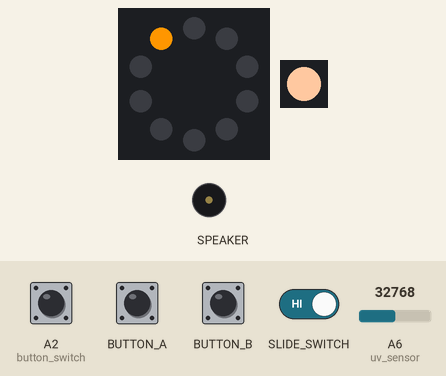
A program run on a simulated Circuit Playground running CircuitPython. Parts: the board's ring of 10 RGB LEDs (number 0 left of the top, counting anticlockwise), 1 RGB LEDs in strip order, left to right, buzzer (waves = sounding). The test bench sets the inputs (shaded band); at power-on: A2 (button_switch) HIGH, A6 (uv_sensor) = 32768 (analog values on the 0–65535 scale). Dim RGB values are drawn brighter than linear; audio playback is drawn as a buzzer.

Above: at 5.7 s.
5.8 s: A2 (button_switch) pulled LOW for 0.15 s
At 6.8 s:
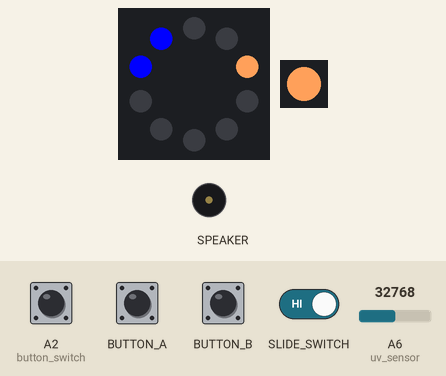
9.0 s: button A pressed for 0.15 s
At 10.7 s:
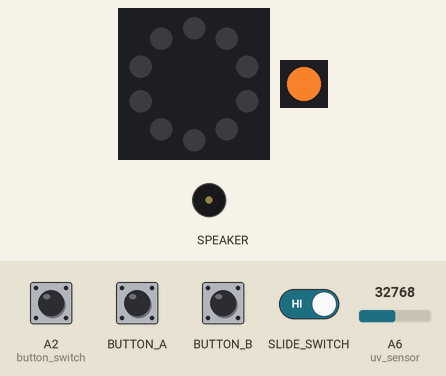
11.6 s: A2 (button_switch) pulled LOW for 1 s
At 12.0 s:
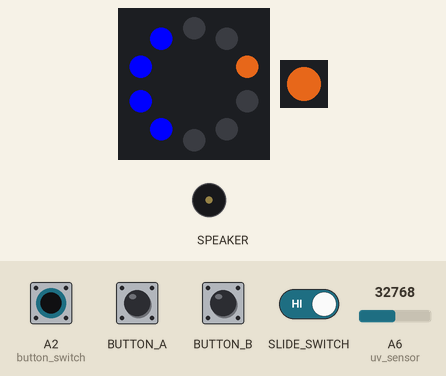
15.6 s: button A pressed for 1 s
At 16.1 s:
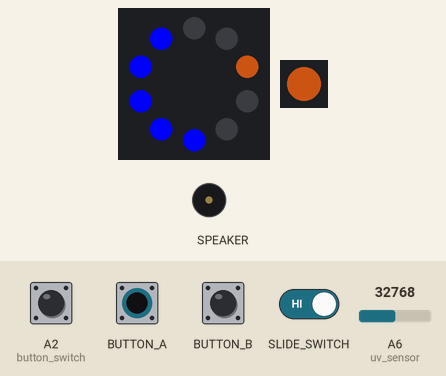
18.3 s: slide switch moved to the right
19.8 s: button B pressed for 1 s
At 20.24 s:
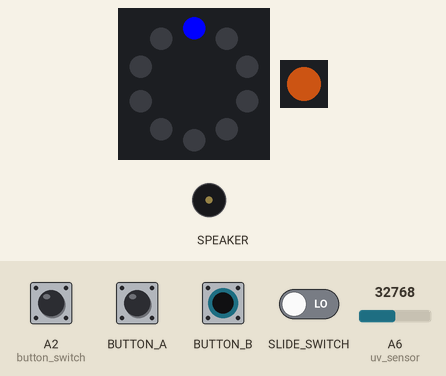
Timing chart, 0 to 22.8 s (numbered marks = the images above; inputs shaded):
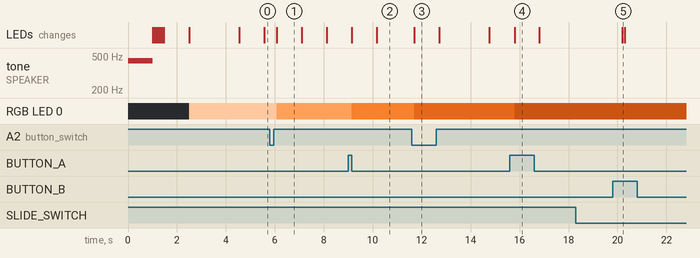

The program:

code.py
```python
# Import Section
import board
import analogio
import digitalio  # NEW: needed to read the button's switch contact on A2
import neopixel  # NEW: needed to drive the button's built-in RGB LED on A1
from adafruit_circuitplayground import cp
from time import sleep

debug = False

skin_type_index = 0  # Fitzpatrick skin type, 1 to 6

# Setup Section
uv_sensor = analogio.AnalogIn(board.A6)

cp.pixels.brightness = 1
cp.pixels.fill((0, 0, 0))

# ---------------------------------------------------------------------------
# NEW: ChromaTek button setup
# ---------------------------------------------------------------------------

# NEW: The button's RGB LED data input (DIN) is on A1. It is a single
# NeoPixel-style LED, so we make a 1-pixel strip on that pin.
button_led = neopixel.NeoPixel(board.A1, 1, brightness=1, auto_write=True)

# NEW: The button's switch contact (DOUT) is on A2, read as a digital input.
button_switch = digitalio.DigitalInOut(board.A2)
button_switch.direction = digitalio.Direction.INPUT

# Pressing connects A2 to GND (uses the internal pull-UP resistor)
button_switch.pull = digitalio.Pull.UP

# NEW: Button LED color for each skin type (1 to 6), light to dark.
# These are tuned to look like skin tones on an LED. Edit freely.
skin_colors = [
    (255, 200, 160),  # type 1: very fair
    (255, 160, 90),  # type 2: fair
    (230, 120, 40),  # type 3: medium
    (180, 80, 20),  # type 4: olive / light brown
    (110, 45, 10),  # type 5: brown
    (50, 25, 0),  # type 6: dark brown (kept bright enough to see)
]

# NEW: Bookkeeping variables for the single-press logic
button_event = False  # set to True when a fresh press is detected, cleared once handled
button_down_last = (
    False  # was the button down the last time we checked? (for edge detection)
)

# Function Section

# NEW: Returns True while the button is physically held down.
def button_is_down():
    return not button_switch.value  # pressed = pin pulled LOW


# NEW: Checks the button and records a press ONLY on the moment it goes from
# up to down. Holding the button down counts as just one press.
# The main loop has slow parts (sleeps, tone), so this gets called inside them
# too, so quick taps aren't missed.
def poll_button():
    global button_event, button_down_last
    down = button_is_down()
    if down and not button_down_last:
        button_event = True
    button_down_last = down


# NEW: Replacement for sleep() that keeps watching the button while waiting.
def wait_and_watch(seconds):
    steps = int(seconds / 0.02)
    for i in range(steps):
        poll_button()
        sleep(0.02)


# NEW: Sets the button's LED to the color for the current skin type.
def update_button_color():
    button_led[0] = skin_colors[skin_type_index]


def read_uv_index():
    # Average 10 readings to reduce noise
    total = 0
    for i in range(10):
        total = total + uv_sensor.value
        sleep(0.01)
        poll_button()  # NEW: keep watching the button during the readings
    average = total / 10  # Average of 10 near-instant readings from our uv sensor
    if debug:
        print(f"avg uv_sensor.value = {average}")
    """
        `uv_sensor.value` returns a 16-bit converted ADC value (ranging from 0-65534),
        due to `analogio.AnalogIn`'s internal implementation.

        Connecting our UV sensor to a 3.3v pad (NOT VOUT), we multiply the ADC value by
        the voltage (3.3) and divide it by the 16-bit ADC max value (2^16 = 65535) to get the
        UV sensor value back into analog volts. We multiply by 1000 to get the
        voltage as millivolts.

        @see https://docs.circuitpython.org/en/latest/shared-bindings/analogio/#analogio.AnalogIn.reference_voltage
    """
    voltage = (average * 3.3 / 65535) * 1000  # voltage from 16-bit converted ADC (mV)
    if debug:
        print(f"voltage = {voltage}mV")
    # Adjust for altitude
    return get_uv_index(voltage) * altitude_multiplier


def get_uv_index(mv):
    # Thresholds mapped directly from the Vout(mV) table in sensor specs
    if mv < 50:
        return 0
    elif mv < 227:
        return 1
    elif mv < 318:
        return 2
    elif mv < 408:
        return 3
    elif mv < 503:
        return 4
    elif mv < 606:
        return 5
    elif mv < 696:
        return 6
    elif mv < 795:
        return 7
    elif mv < 881:
        return 8
    elif mv < 976:
        return 9
    elif mv < 1079:
        return 10
    else:
        return 11  # 11+


def show_skin_type():
    # Light up one blue LED per skin type number
    cp.pixels.fill((0, 0, 0))
    cp.pixels[7] = skin_colors[skin_type_index]
    for i in range(skin_type_index + 1):
        cp.pixels[i] = (0, 0, 255)
    update_button_color()  # NEW: the button LED changes to match the new skin type
    wait_and_watch(
        1
    )  # CHANGED: was sleep(1). Same 1 second pause, but the button is still watched


def show_progress(fraction):
    # Light up LEDs as the dose gets closer to sunburn
    lit = int(fraction * 10)
    status = 0  # Status of progress of sunburn. Alarm becomes active by the time we return status = 10
    for i in range(10):
        if i < lit:
            cp.pixels[i] = (255, 150, 0)
            status = i + 1
        else:
            cp.pixels[i] = (0, 0, 0)
    return status


# NEW: Show the starting skin type color on the button right at power-up.

cp.play_file("sega-hd.wav")

for i in range(0, 10):
    cp.pixels[i] = (0, 0, 255)
    sleep(0.05)
sleep(1)

button_down_last = (
    button_is_down()
)  # NEW: start from the real state so we don't get a false press
show_skin_type()
wait_and_watch(1)

uvi = 0

dt = 0.5  # seconds per loop

acc_exp = 0
# Accumulated exposure. Once this >= 1, the user has reached time to sunburn
# MED (minimal erythemal dose) in J/m^2 for skin types 1 to 6
med_values = [200, 250, 300, 450, 600, 1000]

alarm_paused = False  # Whether alarm is paused (muted by program)
muted = False  # Whether alarm is muted BY USER

# Altitude: hardcoded for La Jolla until the altimeter arrives
altitude_m = 100  # meters above sea level (check whatismyelevation.com)
altitude_multiplier = 1 + 0.12 * (altitude_m / 1000)  # about +12% UV per 1000 m

alarm_active = False  # True while the alarm is actually sounding (on and not muted)
in_shade = None  # Whether user is in shade (UVI < 1)

time_elapsed = 0  # The amount of time (in seconds) the has passed since the start of the UV readings
time_alarm_activated = None

# Loop Section
while True:
    # NEW: Grab any press the button detected since the last loop, then clear it.
    # One press gets one job: mute if the alarm is sounding, otherwise change skin.
    ext_pressed = button_event
    button_event = False

    # CHANGED: These two lines are new. They combine the original on-board
    # buttons (A and B) with the external button, so both work.
    skin_change_requested = cp.button_a or (ext_pressed and not alarm_active)
    mute_toggled = cp.button_b or (ext_pressed and alarm_active)

    # Change skin type and restart the count
    # CHANGED: was "if cp.button_a:". Now also triggers from the external button.
    if skin_change_requested:
        skin_type_index = (skin_type_index + 1) % 6
        cp.stop_tone()
        alarm_active = False
        time_alarm_activated = None
        acc_exp = 0
        muted = False
        alarm_paused = False
        in_shade = None
        show_skin_type()
    # Mute the alarm
    # CHANGED: was "if cp.button_b:". Now also triggers from the external button
    # (only when the alarm is actively sounding).
    if mute_toggled:
        muted = not muted
        if muted:
            cp.pixels[9] = (0, 0, 255)
    # Read UV (slide switch = demo mode with simulated sun)
    if cp.switch:
        uvi = 8
    else:
        uvi = read_uv_index()  # accumulate the average of the uvi read
    # Reset the count after a long time in the shade

    # Using manufacturer error margin, check if uvi is negative
    # (more than definitiely likely in shade)
    if uvi < 1:
        in_shade = True
    else:
        if alarm_active:
            # If the user found shade then leaves the shade
            if not muted and not in_shade:
                cp.start_tone(880)
        in_shade = False
    dose = 0
    if uvi > 0:
        dose = 1 / (((0.667 * med_values[skin_type_index]) / uvi) * 60 * (1 / dt))
    if cp.switch:
        acc_exp += dose * 100  # For testing and debugging purposes only
    else:
        acc_exp += dose
    if debug:
        print(f"accumulated_exposure = {acc_exp}")
    if acc_exp < 1:
        show_progress(acc_exp)
    elif acc_exp >= 1:
        # When the dose reaches the sunburn threshold

        cp.pixels.fill((255, 0, 0))
        if muted:
            cp.pixels[9] = (0, 0, 255)
        if alarm_active:
            if muted or in_shade:
                cp.stop_tone()
            elif not muted:
                cp.start_tone(880)
        else:
            alarm_active = True
            time_alarm_activated = time_elapsed
            cp.start_tone(880)
    if debug:
        print((uvi, acc_exp, skin_type_index))
    wait_and_watch(
        dt
    )  # CHANGED: was sleep(dt). Same delay, but the button is still watched

    time_elapsed += dt
    if debug:
        print(f"time_elapsed = {time_elapsed}")
    # Reset program after certain amount of time has passed since alarm was activated
    # In seconds. The time for the program to reset (ideally, after 24 hours = 86400 seconds)
    if (time_alarm_activated is not None) and (
        (time_elapsed - time_alarm_activated) >= 86400
    ):
        cp.stop_tone()
        alarm_active = False
        time_alarm_activated = None
        acc_exp = 0
        muted = False
        alarm_paused = False
        in_shade = None
```

Measured:
- after the input at 5.8 s, the LEDs: change after 0.28 s (image 1)
- after the input at 9.0 s, the LEDs: first change after 0.14 s (image 2 shows a later state)
- after the input at 11.6 s, the LEDs: change after 0.10 s (image 3)
- after the input at 15.6 s, the LEDs: change after 0.19 s (image 4)
- after the input at 18.3 s, every drawn part: stays the same
- after the input at 19.8 s, the LEDs: change after 0.39 s (image 5)
- what the display in image 1 shows lasts 1.0 s, from 6.1 s to 7.1 s
